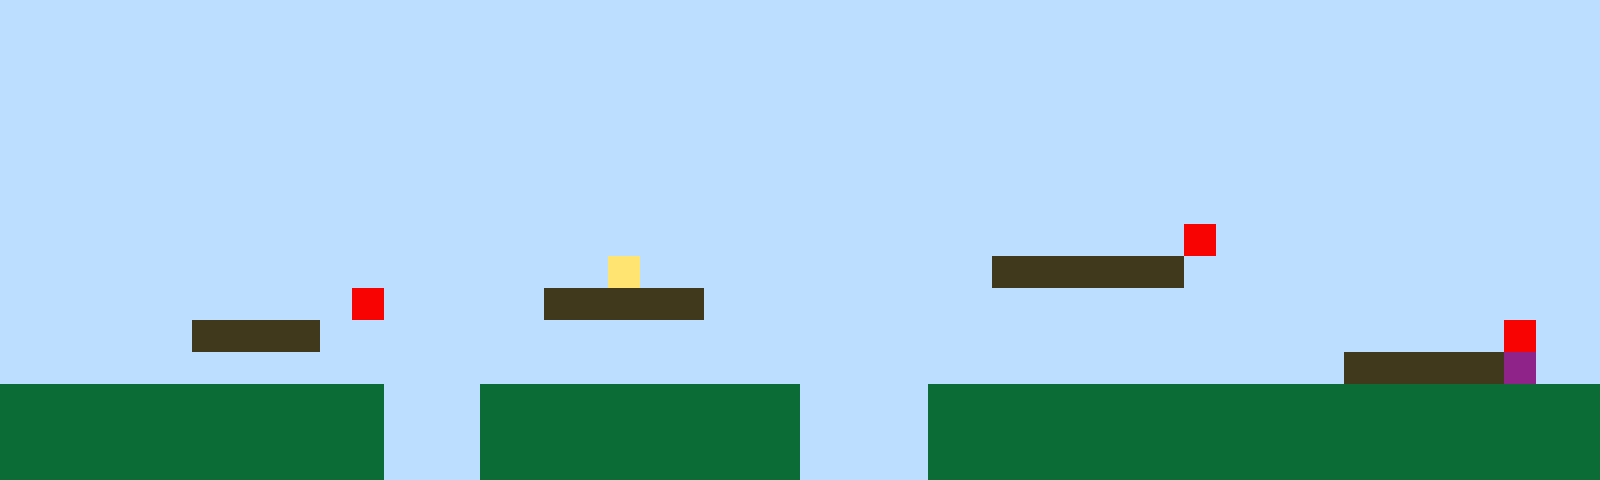

This game map was drawn from its Tiled (.tmx) file and the tilesets committed beside it. A one-line description and the full map source follow:
An orthogonal 50x15 tile map with 32x32 px tiles, 1 tile layer (Tile Layer 1).

<map version="1.10" tiledversion="1.11.2" orientation="orthogonal" renderorder="right-up" width="50" height="15" tilewidth="32" tileheight="32" infinite="0" nextlayerid="2" nextobjectid="1"><editorsettings><export target="map1.csv" format="csv" /></editorsettings><tileset firstgid="1" name="sprites" tilewidth="32" tileheight="32" tilecount="6" columns="3"><image source="sprites.png" width="96" height="64" /></tileset><layer id="1" name="Tile Layer 1" width="50" height="15"><data encoding="csv">1,1,1,1,1,1,1,1,1,1,1,1,1,1,1,1,1,1,1,1,1,1,1,1,1,1,1,1,1,1,1,1,1,1,1,1,1,1,1,1,1,1,1,1,1,1,1,1,1,1,1,1,1,1,1,1,1,1,1,1,1,1,1,1,1,1,1,1,1,1,1,1,1,1,1,1,1,1,1,1,1,1,1,1,1,1,1,1,1,1,1,1,1,1,1,1,1,1,1,1,1,1,1,1,1,1,1,1,1,1,1,1,1,1,1,1,1,1,1,1,1,1,1,1,1,1,1,1,1,1,1,1,1,1,1,1,1,1,1,1,1,1,1,1,1,1,1,1,1,1,1,1,1,1,1,1,1,1,1,1,1,1,1,1,1,1,1,1,1,1,1,1,1,1,1,1,1,1,1,1,1,1,1,1,1,1,1,1,1,1,1,1,1,1,1,1,1,1,1,1,1,1,1,1,1,1,1,1,1,1,1,1,1,1,1,1,1,1,1,1,1,1,1,1,1,1,1,1,1,1,1,1,1,1,1,1,1,1,1,1,1,1,1,1,1,1,1,1,1,1,1,1,1,1,1,1,1,1,1,1,1,1,1,1,1,1,1,1,1,1,1,1,1,1,1,1,1,1,1,1,1,1,1,1,1,1,1,1,1,1,1,1,1,1,1,1,1,1,1,1,1,1,1,1,1,1,1,1,1,1,1,1,1,1,1,1,1,1,1,1,1,1,1,1,1,1,1,1,1,1,1,1,1,1,1,1,1,1,1,1,1,1,1,1,1,1,1,1,1,1,1,1,1,1,1,1,1,1,1,1,1,1,1,1,1,1,1,1,1,1,1,1,1,1,1,1,1,1,1,1,1,1,1,1,1,1,1,5,1,1,1,1,1,1,1,1,1,1,1,1,1,1,1,1,1,1,1,1,1,1,1,1,1,1,1,1,1,1,1,4,1,1,1,1,1,1,1,1,1,1,1,3,3,3,3,3,3,1,1,1,1,1,1,1,1,1,1,1,1,1,1,1,1,1,1,1,1,1,1,1,1,5,1,1,1,1,1,3,3,3,3,3,1,1,1,1,1,1,1,1,1,1,1,1,1,1,1,1,1,1,1,1,1,1,1,1,1,1,1,1,1,1,1,1,1,1,3,3,3,3,1,1,1,1,1,1,1,1,1,1,1,1,1,1,1,1,1,1,1,1,1,1,1,1,1,1,1,1,1,1,1,1,1,1,1,1,1,5,1,1,1,1,1,1,1,1,1,1,1,1,1,1,1,1,1,1,1,1,1,1,1,1,1,1,1,1,1,1,1,1,1,1,1,1,1,1,1,1,1,1,1,1,3,3,3,3,3,6,1,1,2,2,2,2,2,2,2,2,2,2,2,2,1,1,1,2,2,2,2,2,2,2,2,2,2,1,1,1,1,2,2,2,2,2,2,2,2,2,2,2,2,2,2,2,2,2,2,2,2,2,2,2,2,2,2,2,2,2,2,2,2,2,1,1,1,2,2,2,2,2,2,2,2,2,2,1,1,1,1,2,2,2,2,2,2,2,2,2,2,2,2,2,2,2,2,2,2,2,2,2,2,2,2,2,2,2,2,2,2,2,2,2,1,1,1,2,2,2,2,2,2,2,2,2,2,1,1,1,1,2,2,2,2,2,2,2,2,2,2,2,2,2,2,2,2,2,2,2,2,2</data></layer></map>
